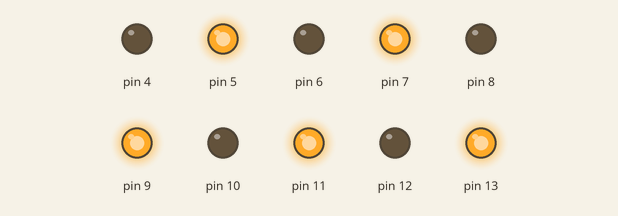
The sketch below on a simulated Arduino Uno, built with avr-gcc and run on an emulated ATmega328P. On the bench: output pins drawn as LEDs (lit = HIGH).

Above: at 0.2 s.
At 1.7 s:
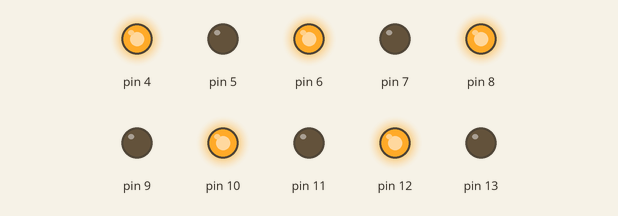
Timing chart, 0 to 3.0 s (numbered marks = the images above):
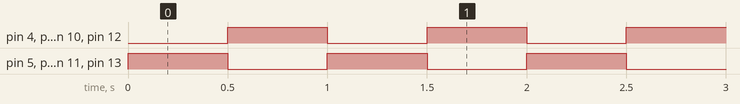

Measured:
- by itself, pin 4–13: alternates HIGH for 0.50 s and LOW for 0.50 s

The sketch:

AlternaciaBits.ino
```cpp
void setup() {

  DDRB=B00111111; // 63
  DDRD=B11110000;
}

void loop() {
  // put your main code here, to run repeatedly:
  PORTB=B00101010;
  PORTD=B10100000;
  delay(500);
  PORTB=B00010101;
  PORTD=B01010000;
  delay(500);
}
```
